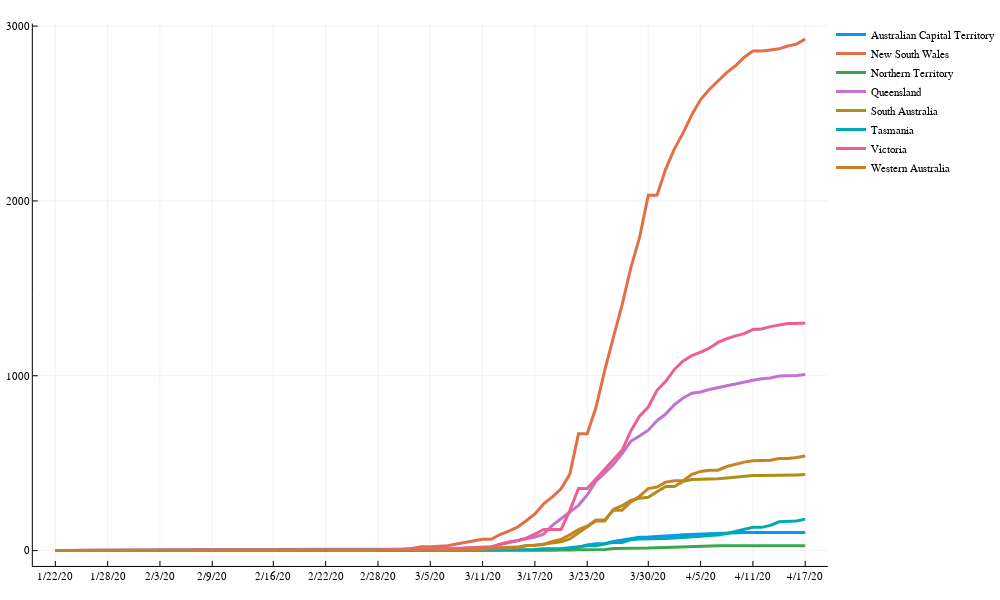

The notebook cell saved with this chart:
### Markdown cell above
Plot data for various Australian states

### Code cell
plot(ddays,z,label=allstates,lw=3,size=(1000,600))

### Figure 1 — Plotly figure (JSON) as saved in the notebook; plotly's stock layout.template omitted (floating-point values rounded to 4 significant figures)
{"data": [{"colorbar": {"title": ""}, "legendgroup": "Australian Capital Territory", "line": {"color": "rgba(0, 154, 250, 1.000)", "dash": "solid", "shape": "linear", "width": 3}, "mode": "lines", "name": "Australian Capital Territory", "showlegend": true, "type": "scatter", "x": [0.5, 1.5, 2.5, 3.5, 4.5, 5.5, 6.5, 7.5, 8.5, 9.5, 10.5, 11.5, 12.5, 13.5, 14.5, 15.5, 16.5, 17.5, 18.5, 19.5, 20.5, 21.5, 22.5, 23.5, 24.5, 25.5, 26.5, 27.5, 28.5, 29.5, 30.5, 31.5, 32.5, 33.5, 34.5, 35.5, 36.5, 37.5, 38.5, 39.5, 40.5, 41.5, 42.5, 43.5, 44.5, 45.5, 46.5, 47.5, 48.5, 49.5, 50.5, 51.5, 52.5, 53.5, 54.5, 55.5, 56.5, 57.5, 58.5, 59.5, 60.5, 61.5, 62.5, 63.5, 64.5, 65.5, 66.5, 67.5, 68.5, 69.5, 70.5, 71.5, 72.5, 73.5, 74.5, 75.5, 76.5, 77.5, 78.5, 79.5, 80.5, 81.5, 82.5, 83.5, 84.5, 85.5, 86.5], "xaxis": "x1", "y": [0, 0, 0, 0, 0, 0, 0, 0, 0, 0, 0, 0, 0, 0, 0, 0, 0, 0, 0, 0, 0, 0, 0, 0, 0, 0, 0, 0, 0, 0, 0, 0, 0, 0, 0, 0, 0, 0, 0, 0, 0, 0, 0, 0, 0, 0, 0, 0, 0, 0, 0, 1, 1, 1, 2, 2, 3, 4, 6, 9, 19, 32, 39, 39, 53, 62, 71, 77, 78, 80, 84, 87, 91, 93, 96, 96, 96, 99, 100, 103, 103, 103, 102, 103, 103, 103, 103], "yaxis": "y1", "zmax": null, "zmin": null}, {"colorbar": {"title": ""}, "legendgroup": "New South Wales", "line": {"color": "rgba(227, 111, 71, 1.000)", "dash": "solid", "shape": "linear", "width": 3}, "mode": "lines", "name": "New South Wales", "showlegend": true, "type": "scatter", "x": [0.5, 1.5, 2.5, 3.5, 4.5, 5.5, 6.5, 7.5, 8.5, 9.5, 10.5, 11.5, 12.5, 13.5, 14.5, 15.5, 16.5, 17.5, 18.5, 19.5, 20.5, 21.5, 22.5, 23.5, 24.5, 25.5, 26.5, 27.5, 28.5, 29.5, 30.5, 31.5, 32.5, 33.5, 34.5, 35.5, 36.5, 37.5, 38.5, 39.5, 40.5, 41.5, 42.5, 43.5, 44.5, 45.5, 46.5, 47.5, 48.5, 49.5, 50.5, 51.5, 52.5, 53.5, 54.5, 55.5, 56.5, 57.5, 58.5, 59.5, 60.5, 61.5, 62.5, 63.5, 64.5, 65.5, 66.5, 67.5, 68.5, 69.5, 70.5, 71.5, 72.5, 73.5, 74.5, 75.5, 76.5, 77.5, 78.5, 79.5, 80.5, 81.5, 82.5, 83.5, 84.5, 85.5, 86.5], "xaxis": "x1", "y": [0, 0, 0, 0, 3, 4, 4, 4, 4, 4, 4, 4, 4, 4, 4, 4, 4, 4, 4, 4, 4, 4, 4, 4, 4, 4, 4, 4, 4, 4, 4, 4, 4, 4, 4, 4, 4, 4, 4, 6, 6, 13, 22, 22, 26, 28, 38, 48, 55, 65, 65, 92, 112, 134, 171, 210, 267, 307, 353, 436, 669, 669, 818, 1029, 1219, 1405, 1617, 1791, 2032, 2032, 2182, 2298, 2389, 2493, 2580, 2637, 2686, 2734, 2773, 2822, 2857, 2857, 2863, 2870, 2886, 2897, 2926], "yaxis": "y1", "zmax": null, "zmin": null}, {"colorbar": {"title": ""}, "legendgroup": "Northern Territory", "line": {"color": "rgba(62, 164, 78, 1.000)", "dash": "solid", "shape": "linear", "width": 3}, "mode": "lines", "name": "Northern Territory", "showlegend": true, "type": "scatter", "x": [0.5, 1.5, 2.5, 3.5, 4.5, 5.5, 6.5, 7.5, 8.5, 9.5, 10.5, 11.5, 12.5, 13.5, 14.5, 15.5, 16.5, 17.5, 18.5, 19.5, 20.5, 21.5, 22.5, 23.5, 24.5, 25.5, 26.5, 27.5, 28.5, 29.5, 30.5, 31.5, 32.5, 33.5, 34.5, 35.5, 36.5, 37.5, 38.5, 39.5, 40.5, 41.5, 42.5, 43.5, 44.5, 45.5, 46.5, 47.5, 48.5, 49.5, 50.5, 51.5, 52.5, 53.5, 54.5, 55.5, 56.5, 57.5, 58.5, 59.5, 60.5, 61.5, 62.5, 63.5, 64.5, 65.5, 66.5, 67.5, 68.5, 69.5, 70.5, 71.5, 72.5, 73.5, 74.5, 75.5, 76.5, 77.5, 78.5, 79.5, 80.5, 81.5, 82.5, 83.5, 84.5, 85.5, 86.5], "xaxis": "x1", "y": [0, 0, 0, 0, 0, 0, 0, 0, 0, 0, 0, 0, 0, 0, 0, 0, 0, 0, 0, 0, 0, 0, 0, 0, 0, 0, 0, 0, 0, 0, 0, 0, 0, 0, 0, 0, 0, 0, 0, 0, 0, 0, 1, 1, 0, 0, 0, 0, 1, 1, 1, 1, 1, 1, 1, 1, 1, 1, 3, 3, 5, 5, 6, 6, 12, 12, 15, 15, 15, 17, 19, 21, 22, 26, 27, 28, 28, 28, 28, 28, 28, 28, 28, 28, 28, 28, 28], "yaxis": "y1", "zmax": null, "zmin": null}, {"colorbar": {"title": ""}, "legendgroup": "Queensland", "line": {"color": "rgba(195, 113, 210, 1.000)", "dash": "solid", "shape": "linear", "width": 3}, "mode": "lines", "name": "Queensland", "showlegend": true, "type": "scatter", "x": [0.5, 1.5, 2.5, 3.5, 4.5, 5.5, 6.5, 7.5, 8.5, 9.5, 10.5, 11.5, 12.5, 13.5, 14.5, 15.5, 16.5, 17.5, 18.5, 19.5, 20.5, 21.5, 22.5, 23.5, 24.5, 25.5, 26.5, 27.5, 28.5, 29.5, 30.5, 31.5, 32.5, 33.5, 34.5, 35.5, 36.5, 37.5, 38.5, 39.5, 40.5, 41.5, 42.5, 43.5, 44.5, 45.5, 46.5, 47.5, 48.5, 49.5, 50.5, 51.5, 52.5, 53.5, 54.5, 55.5, 56.5, 57.5, 58.5, 59.5, 60.5, 61.5, 62.5, 63.5, 64.5, 65.5, 66.5, 67.5, 68.5, 69.5, 70.5, 71.5, 72.5, 73.5, 74.5, 75.5, 76.5, 77.5, 78.5, 79.5, 80.5, 81.5, 82.5, 83.5, 84.5, 85.5, 86.5], "xaxis": "x1", "y": [0, 0, 0, 0, 0, 0, 0, 1, 3, 2, 3, 2, 2, 3, 3, 4, 5, 5, 5, 5, 5, 5, 5, 5, 5, 5, 5, 5, 5, 5, 5, 5, 5, 5, 5, 5, 5, 5, 9, 9, 9, 11, 11, 13, 13, 13, 15, 15, 18, 20, 20, 35, 46, 61, 68, 78, 94, 144, 184, 221, 259, 319, 397, 443, 493, 555, 625, 656, 689, 743, 781, 835, 873, 900, 907, 921, 934, 943, 953, 965, 974, 983, 987, 998, 999, 1001, 1007], "yaxis": "y1", "zmax": null, "zmin": null}, {"colorbar": {"title": ""}, "legendgroup": "South Australia", "line": {"color": "rgba(172, 142, 24, 1.000)", "dash": "solid", "shape": "linear", "width": 3}, "mode": "lines", "name": "South Australia", "showlegend": true, "type": "scatter", "x": [0.5, 1.5, 2.5, 3.5, 4.5, 5.5, 6.5, 7.5, 8.5, 9.5, 10.5, 11.5, 12.5, 13.5, 14.5, 15.5, 16.5, 17.5, 18.5, 19.5, 20.5, 21.5, 22.5, 23.5, 24.5, 25.5, 26.5, 27.5, 28.5, 29.5, 30.5, 31.5, 32.5, 33.5, 34.5, 35.5, 36.5, 37.5, 38.5, 39.5, 40.5, 41.5, 42.5, 43.5, 44.5, 45.5, 46.5, 47.5, 48.5, 49.5, 50.5, 51.5, 52.5, 53.5, 54.5, 55.5, 56.5, 57.5, 58.5, 59.5, 60.5, 61.5, 62.5, 63.5, 64.5, 65.5, 66.5, 67.5, 68.5, 69.5, 70.5, 71.5, 72.5, 73.5, 74.5, 75.5, 76.5, 77.5, 78.5, 79.5, 80.5, 81.5, 82.5, 83.5, 84.5, 85.5, 86.5], "xaxis": "x1", "y": [0, 0, 0, 0, 0, 0, 0, 0, 0, 0, 1, 2, 2, 2, 2, 2, 2, 2, 2, 2, 2, 2, 2, 2, 2, 2, 2, 2, 2, 2, 2, 2, 2, 2, 2, 2, 2, 2, 3, 3, 3, 3, 5, 5, 7, 7, 7, 7, 7, 9, 9, 16, 19, 20, 29, 29, 37, 42, 50, 67, 100, 134, 170, 170, 235, 257, 287, 299, 305, 337, 367, 367, 396, 407, 407, 411, 411, 415, 420, 428, 429, 429, 429, 433, 433, 433, 435], "yaxis": "y1", "zmax": null, "zmin": null}, {"colorbar": {"title": ""}, "legendgroup": "Tasmania", "line": {"color": "rgba(0, 170, 174, 1.000)", "dash": "solid", "shape": "linear", "width": 3}, "mode": "lines", "name": "Tasmania", "showlegend": true, "type": "scatter", "x": [0.5, 1.5, 2.5, 3.5, 4.5, 5.5, 6.5, 7.5, 8.5, 9.5, 10.5, 11.5, 12.5, 13.5, 14.5, 15.5, 16.5, 17.5, 18.5, 19.5, 20.5, 21.5, 22.5, 23.5, 24.5, 25.5, 26.5, 27.5, 28.5, 29.5, 30.5, 31.5, 32.5, 33.5, 34.5, 35.5, 36.5, 37.5, 38.5, 39.5, 40.5, 41.5, 42.5, 43.5, 44.5, 45.5, 46.5, 47.5, 48.5, 49.5, 50.5, 51.5, 52.5, 53.5, 54.5, 55.5, 56.5, 57.5, 58.5, 59.5, 60.5, 61.5, 62.5, 63.5, 64.5, 65.5, 66.5, 67.5, 68.5, 69.5, 70.5, 71.5, 72.5, 73.5, 74.5, 75.5, 76.5, 77.5, 78.5, 79.5, 80.5, 81.5, 82.5, 83.5, 84.5, 85.5, 86.5], "xaxis": "x1", "y": [0, 0, 0, 0, 0, 0, 0, 0, 0, 0, 0, 0, 0, 0, 0, 0, 0, 0, 0, 0, 0, 0, 0, 0, 0, 0, 0, 0, 0, 0, 0, 0, 0, 0, 0, 0, 0, 0, 0, 0, 1, 1, 1, 1, 1, 1, 2, 2, 2, 3, 3, 5, 5, 6, 7, 7, 10, 10, 10, 16, 22, 28, 28, 36, 47, 47, 62, 66, 66, 69, 69, 72, 74, 80, 82, 86, 89, 98, 111, 122, 133, 133, 144, 165, 165, 169, 180], "yaxis": "y1", "zmax": null, "zmin": null}, {"colorbar": {"title": ""}, "legendgroup": "Victoria", "line": {"color": "rgba(237, 94, 147, 1.000)", "dash": "solid", "shape": "linear", "width": 3}, "mode": "lines", "name": "Victoria", "showlegend": true, "type": "scatter", "x": [0.5, 1.5, 2.5, 3.5, 4.5, 5.5, 6.5, 7.5, 8.5, 9.5, 10.5, 11.5, 12.5, 13.5, 14.5, 15.5, 16.5, 17.5, 18.5, 19.5, 20.5, 21.5, 22.5, 23.5, 24.5, 25.5, 26.5, 27.5, 28.5, 29.5, 30.5, 31.5, 32.5, 33.5, 34.5, 35.5, 36.5, 37.5, 38.5, 39.5, 40.5, 41.5, 42.5, 43.5, 44.5, 45.5, 46.5, 47.5, 48.5, 49.5, 50.5, 51.5, 52.5, 53.5, 54.5, 55.5, 56.5, 57.5, 58.5, 59.5, 60.5, 61.5, 62.5, 63.5, 64.5, 65.5, 66.5, 67.5, 68.5, 69.5, 70.5, 71.5, 72.5, 73.5, 74.5, 75.5, 76.5, 77.5, 78.5, 79.5, 80.5, 81.5, 82.5, 83.5, 84.5, 85.5, 86.5], "xaxis": "x1", "y": [0, 0, 0, 0, 1, 1, 1, 1, 2, 3, 4, 4, 4, 4, 4, 4, 4, 4, 4, 4, 4, 4, 4, 4, 4, 4, 4, 4, 4, 4, 4, 4, 4, 4, 4, 4, 4, 4, 7, 7, 9, 9, 10, 10, 10, 11, 11, 15, 18, 21, 21, 36, 49, 57, 71, 94, 121, 121, 121, 229, 355, 355, 411, 466, 520, 574, 685, 769, 821, 917, 968, 1036, 1085, 1115, 1135, 1158, 1191, 1212, 1228, 1241, 1265, 1268, 1281, 1291, 1299, 1299, 1302], "yaxis": "y1", "zmax": null, "zmin": null}, {"colorbar": {"title": ""}, "legendgroup": "Western Australia", "line": {"color": "rgba(198, 130, 37, 1.000)", "dash": "solid", "shape": "linear", "width": 3}, "mode": "lines", "name": "Western Australia", "showlegend": true, "type": "scatter", "x": [0.5, 1.5, 2.5, 3.5, 4.5, 5.5, 6.5, 7.5, 8.5, 9.5, 10.5, 11.5, 12.5, 13.5, 14.5, 15.5, 16.5, 17.5, 18.5, 19.5, 20.5, 21.5, 22.5, 23.5, 24.5, 25.5, 26.5, 27.5, 28.5, 29.5, 30.5, 31.5, 32.5, 33.5, 34.5, 35.5, 36.5, 37.5, 38.5, 39.5, 40.5, 41.5, 42.5, 43.5, 44.5, 45.5, 46.5, 47.5, 48.5, 49.5, 50.5, 51.5, 52.5, 53.5, 54.5, 55.5, 56.5, 57.5, 58.5, 59.5, 60.5, 61.5, 62.5, 63.5, 64.5, 65.5, 66.5, 67.5, 68.5, 69.5, 70.5, 71.5, 72.5, 73.5, 74.5, 75.5, 76.5, 77.5, 78.5, 79.5, 80.5, 81.5, 82.5, 83.5, 84.5, 85.5, 86.5], "xaxis": "x1", "y": [0, 0, 0, 0, 0, 0, 0, 0, 0, 0, 0, 0, 0, 0, 0, 0, 0, 0, 0, 0, 0, 0, 0, 0, 0, 0, 0, 0, 0, 0, 0, 0, 0, 0, 0, 0, 0, 0, 2, 2, 2, 2, 2, 3, 3, 3, 3, 4, 6, 9, 9, 14, 17, 17, 28, 31, 35, 52, 64, 90, 120, 140, 175, 175, 231, 231, 278, 311, 355, 364, 392, 400, 400, 436, 453, 460, 460, 481, 495, 506, 514, 514, 517, 527, 527, 532, 541], "yaxis": "y1", "zmax": null, "zmin": null}], "layout": {"annotations": [], "height": 600, "legend": {"bgcolor": "rgba(255, 255, 255, 1.000)", "bordercolor": "rgba(0, 0, 0, 1.000)", "font": {"color": "rgba(0, 0, 0, 1.000)", "family": "sans-serif", "size": 11}, "tracegroupgap": 0, "x": 1, "y": 1}, "margin": {"b": 20, "l": 0, "r": 0, "t": 20}, "paper_bgcolor": "rgba(255, 255, 255, 1.000)", "plot_bgcolor": "rgba(255, 255, 255, 1.000)", "showlegend": true, "width": 1000, "xaxis": {"anchor": "y1", "domain": [0.03949, 0.9961], "gridcolor": "rgba(0, 0, 0, 0.100)", "gridwidth": 0.5, "linecolor": "rgba(0, 0, 0, 1.000)", "mirror": false, "range": [-2.08, 89.08], "showgrid": true, "showline": true, "showticklabels": true, "tickangle": 0, "tickcolor": "rgb(0, 0, 0)", "tickfont": {"color": "rgba(0, 0, 0, 1.000)", "family": "sans-serif", "size": 11}, "tickmode": "array", "ticks": "inside", "ticktext": ["1/22/20", "1/28/20", "2/3/20", "2/9/20", "2/16/20", "2/22/20", "2/28/20", "3/5/20", "3/11/20", "3/17/20", "3/23/20", "3/30/20", "4/5/20", "4/11/20", "4/17/20"], "tickvals": [0.5, 6.5, 12.5, 18.5, 25.5, 31.5, 37.5, 43.5, 49.5, 55.5, 61.5, 68.5, 74.5, 80.5, 86.5], "title": "", "titlefont": {"color": "rgba(0, 0, 0, 1.000)", "family": "sans-serif", "size": 15}, "type": "-", "visible": true, "zeroline": false, "zerolinecolor": "rgba(0, 0, 0, 1.000)"}, "yaxis": {"anchor": "x1", "domain": [0.02508, 0.9934], "gridcolor": "rgba(0, 0, 0, 0.100)", "gridwidth": 0.5, "linecolor": "rgba(0, 0, 0, 1.000)", "mirror": false, "range": [-87.78, 3014.0], "showgrid": true, "showline": true, "showticklabels": true, "tickangle": 0, "tickcolor": "rgb(0, 0, 0)", "tickfont": {"color": "rgba(0, 0, 0, 1.000)", "family": "sans-serif", "size": 11}, "tickmode": "array", "ticks": "inside", "ticktext": ["0", "1000", "2000", "3000"], "tickvals": [0, 1000, 2000, 3000], "title": "", "titlefont": {"color": "rgba(0, 0, 0, 1.000)", "family": "sans-serif", "size": 15}, "type": "-", "visible": true, "zeroline": false, "zerolinecolor": "rgba(0, 0, 0, 1.000)"}}}
